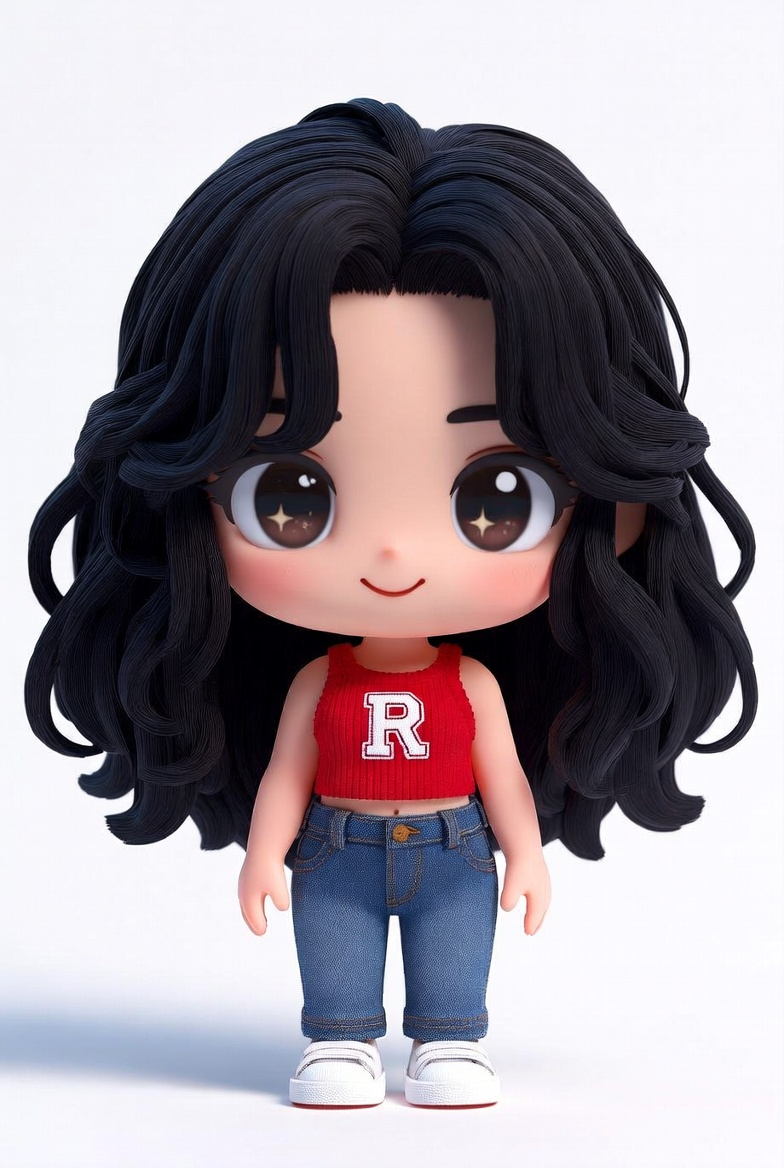
#> input picture sticker_engine/sticker_engine/resources/base_images/星星布丁/base1.jpg, 784 x 1168 px; its folder holds only this picture in this run
$ python -i asset_selection.py   (imports and definitions only)
#> lines starting #> are read from the running program, lines starting #| are printed output that depends on the picture
### .openclaw/skills/lyzbcy-sticker-creator/scripts/face_detect.py
#!/usr/bin/env python3
"""
面部/头部检测工具 - 面部检测 + 头部区域裁剪

功能：从表情图中智能检测角色头部位置，用于制作图标/封面

检测方法（按优先级）：
1. OpenCV Haar Cascade 人脸检测（精确，需安装 opencv-python）
2. Pillow 启发式检测（像素密度 + 上半身推断，纯Pillow实现）

使用方式：
    # 检测单张图
    python face_detect.py --input image.png

    # 裁剪头部区域并保存
    python face_detect.py --input image.png --output head.png

    # 批量处理
    python face_detect.py --input-dir ./最终版/ --output-dir ./头部/

依赖：
    pip install Pillow
    pip install opencv-python  # 可选，用于精确人脸检测
"""

import argparse
import os
from pathlib import Path

try:
    from PIL import Image
except ImportError:
    print("请安装 Pillow: pip install Pillow")
    exit(1)


# ============ 方法1：OpenCV 人脸检测 ============

def detect_face_opencv(image_path):
    """使用 OpenCV Haar Cascade 检测人脸，返回 (x, y, w, h) 或 None"""
    try:
        import cv2
        import numpy as np
    except ImportError:
        return None

    # Windows 下中文路径对 cv2.imread 不稳定，改用 fromfile + imdecode
    image_bytes = np.fromfile(image_path, dtype=np.uint8)
    img = cv2.imdecode(image_bytes, cv2.IMREAD_COLOR)
    if img is None:
        return None

    gray = cv2.cvtColor(img, cv2.COLOR_BGR2GRAY)

    # 尝试多个级联分类器
    cascade_files = [
        cv2.data.haarcascades + 'haarcascade_frontalface_default.xml',
        cv2.data.haarcascades + 'haarcascade_frontalface_alt.xml',
        cv2.data.haarcascades + 'haarcascade_frontalface_alt2.xml',
    ]

    for cascade_file in cascade_files:
        if not os.path.exists(cascade_file):
            continue
        face_cascade = cv2.CascadeClassifier(cascade_file)
        faces = face_cascade.detectMultiScale(gray, scaleFactor=1.1, minNeighbors=5, minSize=(30, 30))
        if len(faces) > 0:
            # 返回最大的脸
            faces = sorted(faces, key=lambda f: f[2] * f[3], reverse=True)
            x, y, w, h = faces[0]
            return (x, y, w, h)

    # 尝试侧脸检测
    profile_cascade = cv2.data.haarcascades + 'haarcascade_profileface.xml'
    if os.path.exists(profile_cascade):
        face_cascade = cv2.CascadeClassifier(profile_cascade)
        faces = face_cascade.detectMultiScale(gray, scaleFactor=1.1, minNeighbors=5, minSize=(30, 30))
        if len(faces) > 0:
            faces = sorted(faces, key=lambda f: f[2] * f[3], reverse=True)
            x, y, w, h = faces[0]
            return (x, y, w, h)

    return None


# ============ 方法2：Pillow 启发式头部检测 ============

def get_alpha_bbox(image):
    """获取RGBA图片中非透明像素的包围盒"""
    if image.mode != 'RGBA':
        return (0, 0, image.width, image.height)

    alpha = image.getchannel('A')
    bbox = alpha.getbbox()  # (left, top, right, bottom)
    return bbox if bbox else (0, 0, image.width, image.height)


# [68 lines left out: function detect_head_pillow, not called in this run]


# ============ 统一接口 ============

def detect_face(image_path, prefer_opencv=True):
    """
    统一的人脸/头部检测接口

    Args:
        image_path: 图片路径
        prefer_opencv: 是否优先使用 OpenCV

    Returns:
        dict: {
            'bbox': (x, y, w, h),  # 检测到的区域边界框
            'method': 'opencv' | 'pillow',  # 使用的检测方法
            'confidence': float,  # 置信度（仅 OpenCV）
        }
    """
    result = {'bbox': None, 'method': 'none', 'confidence': 0}

    # 尝试 OpenCV
    if prefer_opencv:
        face = detect_face_opencv(image_path)
        if face:
            result['bbox'] = face
            result['method'] = 'opencv'
            result['confidence'] = 0.8
            return result

    # 回退到 Pillow 启发式
    head = detect_head_pillow(image_path)
    if head:
        result['bbox'] = head
        result['method'] = 'pillow'
        result['confidence'] = 0.6
        return result

    return result


# ============ 头部裁剪 ============

# [104 lines left out: functions crop_head, main, not called in this run]


# [2 lines that do not run on import are left out]

### .openclaw/skills/lyzbcy-sticker-creator/scripts/asset_selection.py
#!/usr/bin/env python3
"""
发布素材选图策略

目标：
1. 横幅 / 封面 / 图标默认都选单张优质成品，不再机械拼贴
2. 图标强烈惩罚“脸贴边 / 半边脸 / 构图过挤”
3. 优先选择主体完整、居中、辨识度高的图片
4. 横幅强烈惩罚“整张方图背景 / 黑色底块 / 主体贴边”，避免发布素材像未抠干净的截图
"""

from __future__ import annotations

import math
from pathlib import Path

try:
    from PIL import Image
except ImportError:
    print("请安装 Pillow: pip install Pillow")
    raise

from face_detect import detect_face, get_alpha_bbox


def _clamp(value, low, high):
    return max(low, min(high, value))


def _norm_distance(center, target=0.5):
    return abs(center - target)


def _bbox_touches_edge(bbox, width, height, tolerance=0.04):
    left, top, right, bottom = bbox
    tol_x = width * tolerance
    tol_y = height * tolerance
    return (
        left <= tol_x or
        top <= tol_y or
        right >= width - tol_x or
        bottom >= height - tol_y
    )


def analyze_image(image_path):
    image_path = Path(image_path)
    with Image.open(image_path) as img:
#> img is the input picture: PIL image 784x1168 RGB; mean R, G, B 157.1, 148.2, 155.7
        if img.mode != "RGBA":
            img = img.convert("RGBA")
#> img: PIL image 784x1168 RGBA
        width, height = img.size
        alpha_bbox = get_alpha_bbox(img)
#> in get_alpha_bbox, `bbox = alpha.getbbox()`: bbox = (0, 0, 784, 1168)
#> alpha_bbox = (0, 0, 784, 1168)
        if alpha_bbox:
            left, top, right, bottom = alpha_bbox
#> left = 0; top = 0; right = 784; bottom = 1168
        else:
            left, top, right, bottom = (0, 0, width, height)

        char_w = max(1, right - left)
#> char_w = 784
        char_h = max(1, bottom - top)
#> char_h = 1168
        char_area_ratio = (char_w * char_h) / float(width * height)
#> char_area_ratio = 1
        char_center_x = (left + right) / 2.0 / width
#> char_center_x = 0.5
        char_center_y = (top + bottom) / 2.0 / height
#> char_center_y = 0.5

        face = detect_face(str(image_path), prefer_opencv=True)
#> in detect_face_opencv, `gray = cv2.cvtColor(img, cv2.COLOR_BGR2GRAY)`:
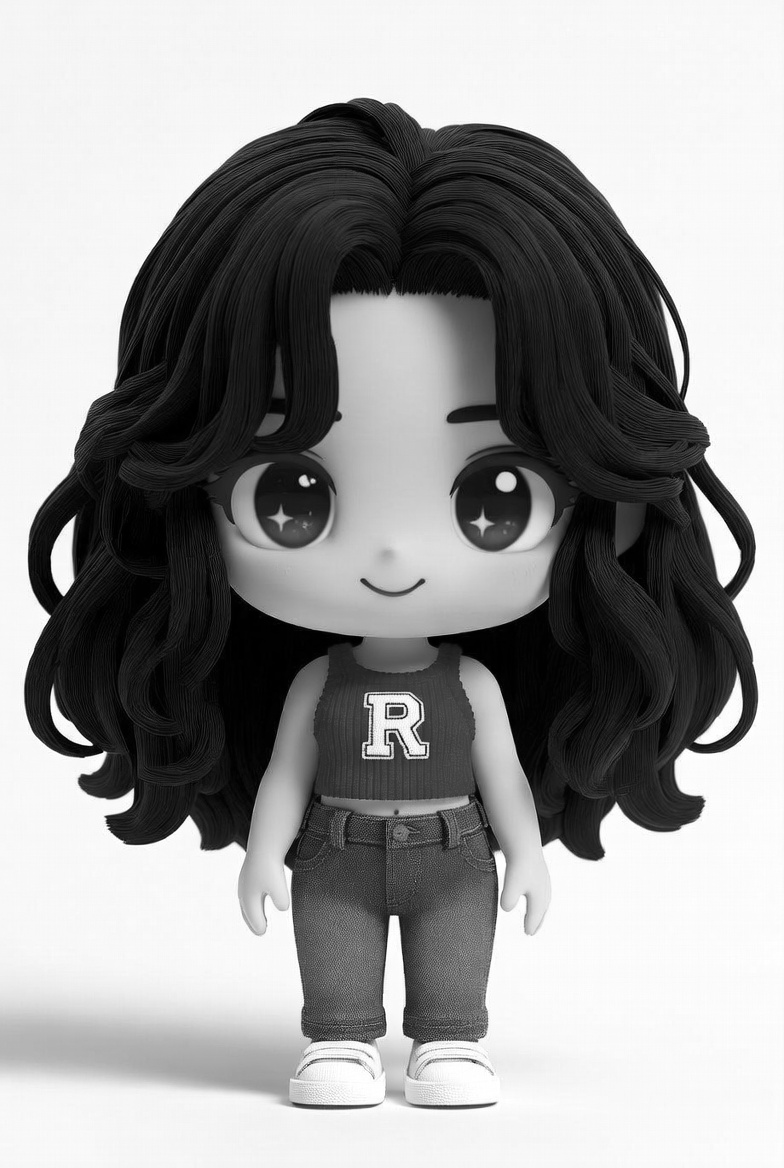
#> gray: shape (1168, 784); min 0, max 255, mean 151.7
#> the loop in detect_face_opencv, `for cascade_file in cascade_files:` made 1 pass
#> (x, y, w, h) on pass 1: (195, 517, 402, 402)
#> after the loop in detect_face_opencv, `for cascade_file in cascade_files:`: h = 402; x = 195; y = 517
#> in detect_face, `face = detect_face_opencv(image_path)`: face = (195, 517, 402, 402)
#> face = {'bbox': (195, 517, 402, 402), 'method': 'opencv', 'confidence': 0.8}
        face_bbox = face.get("bbox")
#> face_bbox = (195, 517, 402, 402)
        face_method = face.get("method", "none")
#> face_method = 'opencv'
        face_conf = face.get("confidence", 0.0)
#> face_conf = 0.8

        face_area_ratio = 0.0
        face_center_x = 0.5
        face_center_y = 0.5
        face_edge_penalty = 0.0
        if face_bbox:
            fx, fy, fw, fh = face_bbox
#> fx = 195; fy = 517; fw = 402; fh = 402
            face_area_ratio = (fw * fh) / float(width * height)
#> face_area_ratio = 0.176
            face_center_x = (fx + fw / 2.0) / width
#> face_center_x = 0.505
            face_center_y = (fy + fh / 2.0) / height
#> face_center_y = 0.615
            face_edge_penalty = 1.0 if _bbox_touches_edge((fx, fy, fx + fw, fy + fh), width, height, tolerance=0.05) else 0.0
#> in _bbox_touches_edge, `left, top, right, bottom = bbox`: left = 195; top = 517; right = 597; bottom = 919
#> face_edge_penalty = 0

        alpha_edge_penalty = 1.0 if _bbox_touches_edge((left, top, right, bottom), width, height, tolerance=0.03) else 0.0
#> alpha_edge_penalty = 1
        alpha_values = list(img.getchannel("A").getdata())
#> alpha_values = 915712 items
        opaque_canvas_ratio = sum(1 for a in alpha_values if a > 250) / float(max(1, len(alpha_values)))
#> opaque_canvas_ratio = 1

        rgb_img = img.convert("RGB")
        border_samples = []
        step = max(1, min(width, height) // 40)
        for x in range(0, width, step):
            border_samples.append((x, 0))
            border_samples.append((x, height - 1))
        for y in range(0, height, step):
            border_samples.append((0, y))
            border_samples.append((width - 1, y))
        dark_border_hits = 0
        opaque_border_hits = 0
        for x, y in border_samples:
            if img.getpixel((x, y))[3] <= 128:
                continue
            opaque_border_hits += 1
            r, g, b = rgb_img.getpixel((x, y))
            if (r + g + b) / 3.0 < 70:
                dark_border_hits += 1
#> this loop made 208 passes
#> (r, g, b) on passes 1 to 3: (244, 243, 249), (247, 246, 252), (244, 245, 249)
#> after the loop, dark_border_hits = 0; opaque_border_hits = 208
        dark_border_ratio = dark_border_hits / float(max(1, opaque_border_hits))
#> dark_border_ratio = 0

        return {
            "path": str(image_path),
            "name": image_path.name,
            "width": width,
            "height": height,
            "aspect_ratio": width / float(max(1, height)),
            "alpha_bbox": (left, top, right, bottom),
            "char_area_ratio": char_area_ratio,
            "char_center_x": char_center_x,
            "char_center_y": char_center_y,
            "face_bbox": face_bbox,
            "face_method": face_method,
            "face_confidence": face_conf,
            "face_area_ratio": face_area_ratio,
            "face_center_x": face_center_x,
            "face_center_y": face_center_y,
            "face_edge_penalty": face_edge_penalty,
            "alpha_edge_penalty": alpha_edge_penalty,
            "opaque_canvas_ratio": opaque_canvas_ratio,
            "dark_border_ratio": dark_border_ratio,
        }


# [72 lines left out: functions _score_banner, _score_cover, _score_icon, rank_images, pick_best_image, not called in this run]

>>> result = analyze_image('../../../../sticker_engine/sticker_engine/resources/base_images/星星布丁/base1.jpg')
#> result = 19 items

$ run again, on sticker_engine/sticker_engine/resources/base_images/星星布丁/base4.jpg
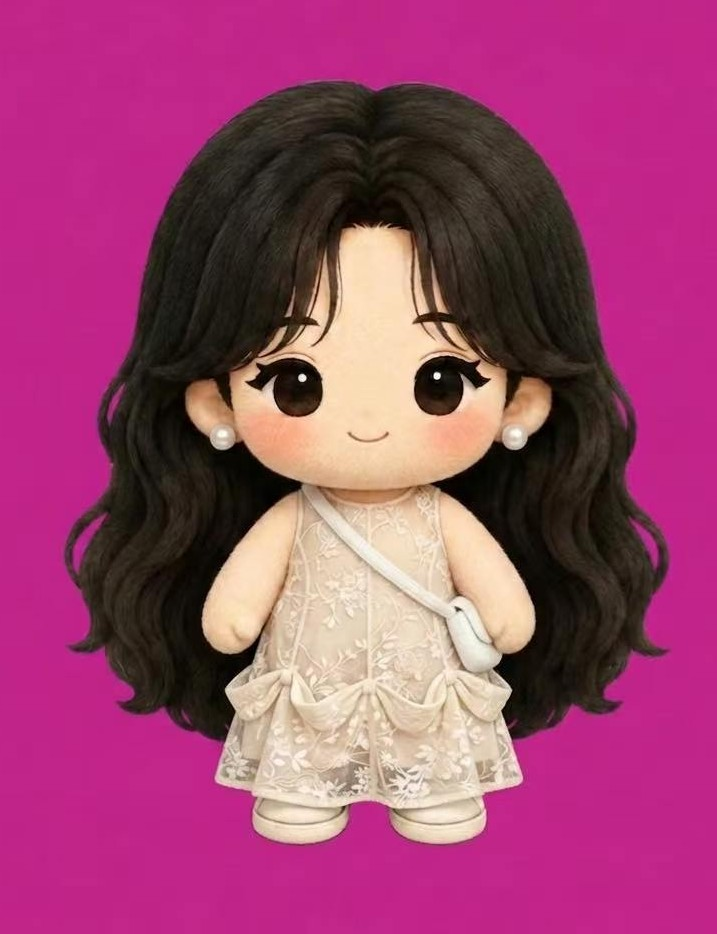
#> input picture sticker_engine/sticker_engine/resources/base_images/星星布丁/base4.jpg, 717 x 934 px
#> in analyze_image, img is the input picture: PIL image 717x934 RGB; mean R, G, B 155.8, 68.4, 111.1
#> alpha: PIL image 717x934 L; every value is 255
#> bbox = (0, 0, 717, 934)
#> left = 0; right = 717; bottom = 934
#> char_w = 717
#> char_h = 934
#> char_area_ratio = 1
#> char_center_x = 0.5
#> in detect_face_opencv, `gray = cv2.cvtColor(img, cv2.COLOR_BGR2GRAY)`:
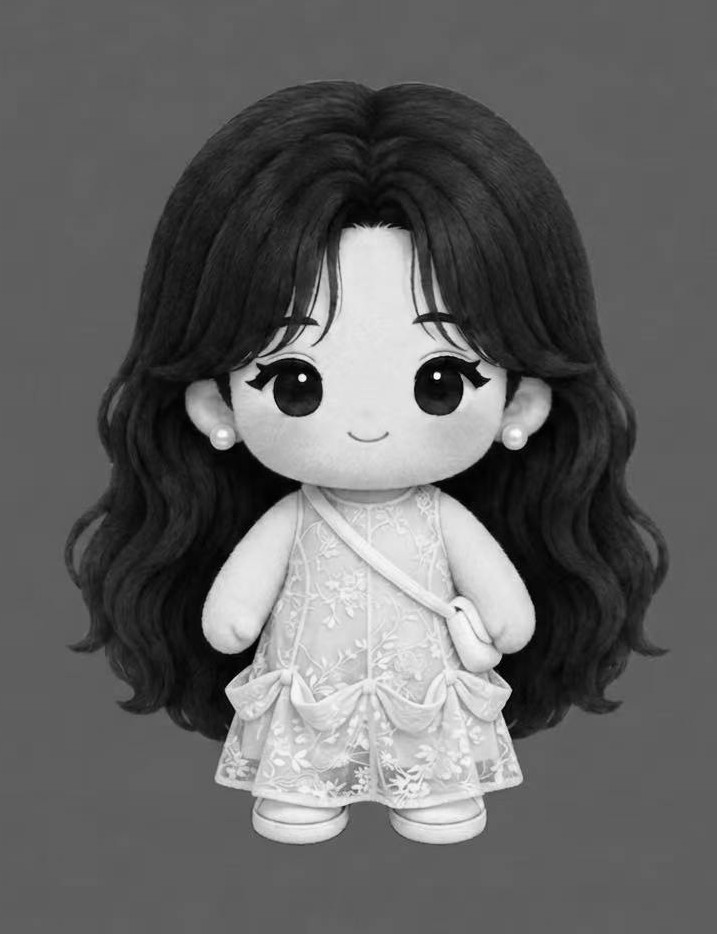
#> gray: shape (934, 717); min 0, max 254, mean 99.4
#> faces = ()
#> alpha_edge_penalty = 1
#> alpha_values = 669678 items
#> opaque_canvas_ratio = 1
#> the loop in analyze_image, `for x, y in border_samples:` made 196 passes
#> (r, g, b) on passes 1 to 3: (193, 37, 136), (193, 37, 136), (193, 37, 136)
#> after the loop in analyze_image, `for x, y in border_samples:`: dark_border_hits = 0; opaque_border_hits = 196
#> dark_border_ratio = 0
#> result = 19 items

$ run again, on sticker_engine/sticker_engine/resources/base_images/星星布丁/base3.png
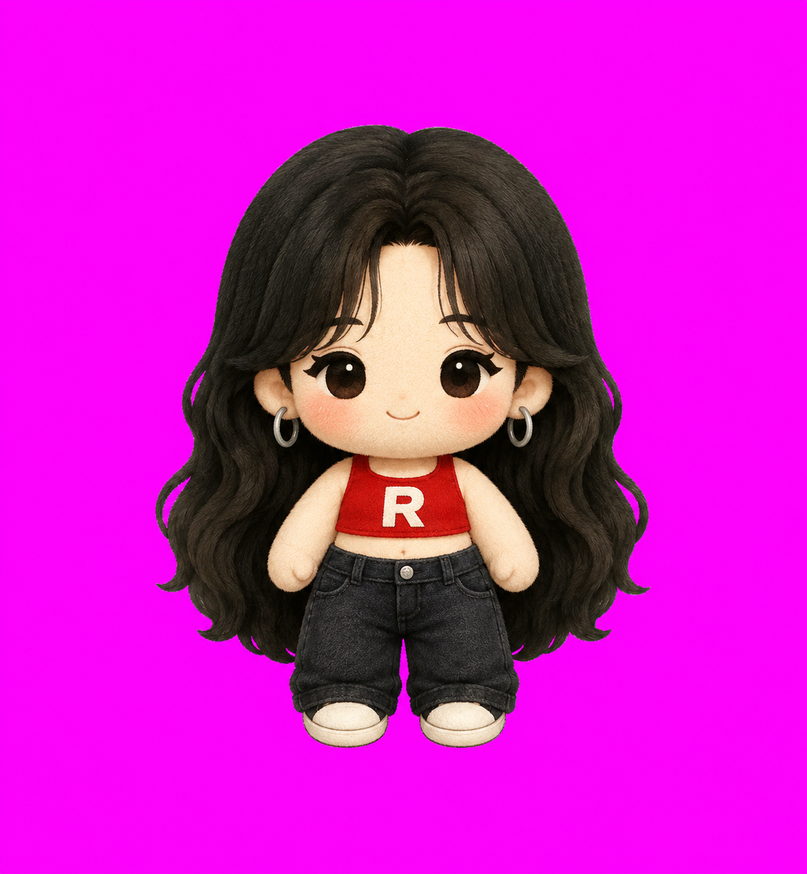
#> input picture sticker_engine/sticker_engine/resources/base_images/星星布丁/base3.png, 807 x 874 px, shrunk from 1205 x 1305 before the run
#> in analyze_image, img is the input picture: PIL image 807x874 RGB; mean R, G, B 201.8, 24.7, 191.1
#> alpha: PIL image 807x874 L; every value is 255
#> bbox = (0, 0, 807, 874)
#> left = 0; right = 807; bottom = 874
#> char_w = 807
#> char_h = 874
#> char_area_ratio = 1
#> char_center_x = 0.5
#> in detect_face_opencv, `gray = cv2.cvtColor(img, cv2.COLOR_BGR2GRAY)`:
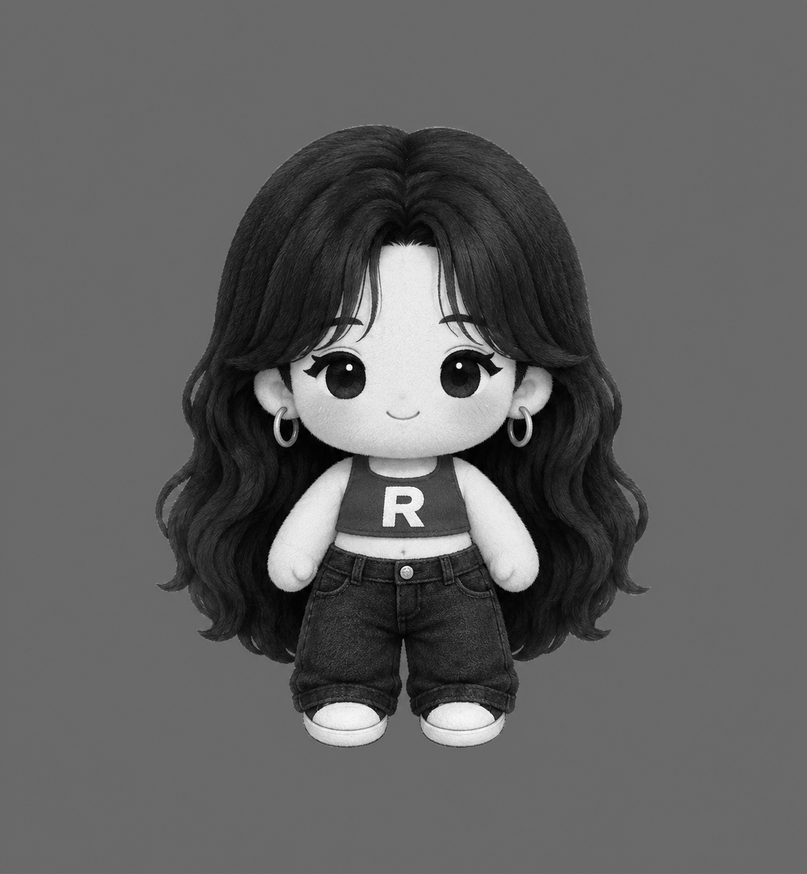
#> gray: shape (874, 807); min 0, max 255, mean 96.7
#> faces = ()
#> alpha_edge_penalty = 1
#> alpha_values = 705318 items
#> opaque_canvas_ratio = 1
#> the loop in analyze_image, `for x, y in border_samples:` made 170 passes
#> (r, g, b) on passes 1 to 3: (244, 10, 245), (243, 18, 240), (251, 5, 251)
#> after the loop in analyze_image, `for x, y in border_samples:`: dark_border_hits = 0; opaque_border_hits = 170
#> dark_border_ratio = 0
#> result = 19 items
